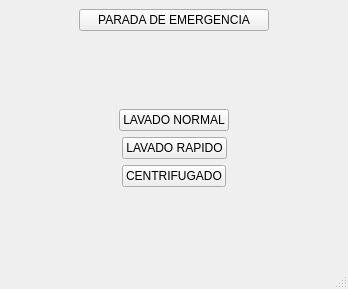
<?xml version="1.0" encoding="UTF-8"?>
<ui version="4.0">
 <class>MainWindow</class>
 <widget class="QMainWindow" name="MainWindow">
  <property name="geometry">
   <rect>
    <x>0</x>
    <y>0</y>
    <width>348</width>
    <height>289</height>
   </rect>
  </property>
  <property name="windowTitle">
   <string>MainWindow</string>
  </property>
  <widget class="QWidget" name="centralwidget">
   <layout class="QGridLayout" name="gridLayout_2">
    <item row="3" column="2">
     <spacer name="horizontalSpacer_8">
      <property name="orientation">
       <enum>Qt::Orientation::Horizontal</enum>
      </property>
      <property name="sizeHint" stdset="0">
       <size>
        <width>40</width>
        <height>20</height>
       </size>
      </property>
     </spacer>
    </item>
    <item row="3" column="0">
     <spacer name="horizontalSpacer_7">
      <property name="orientation">
       <enum>Qt::Orientation::Horizontal</enum>
      </property>
      <property name="sizeHint" stdset="0">
       <size>
        <width>40</width>
        <height>20</height>
       </size>
      </property>
     </spacer>
    </item>
    <item row="3" column="1">
     <widget class="QPushButton" name="paradaButton">
      <property name="text">
       <string>PARADA DE EMERGENCIA</string>
      </property>
     </widget>
    </item>
    <item row="4" column="1">
     <spacer name="verticalSpacer_3">
      <property name="orientation">
       <enum>Qt::Orientation::Vertical</enum>
      </property>
      <property name="sizeHint" stdset="0">
       <size>
        <width>20</width>
        <height>40</height>
       </size>
      </property>
     </spacer>
    </item>
    <item row="8" column="1">
     <spacer name="verticalSpacer_4">
      <property name="orientation">
       <enum>Qt::Orientation::Vertical</enum>
      </property>
      <property name="sizeHint" stdset="0">
       <size>
        <width>20</width>
        <height>40</height>
       </size>
      </property>
     </spacer>
    </item>
    <item row="7" column="1">
     <layout class="QGridLayout" name="gridLayout">
      <item row="1" column="0">
       <layout class="QHBoxLayout" name="horizontalLayout_LedRed">
        <item>
         <spacer name="horizontalSpacer_3">
          <property name="orientation">
           <enum>Qt::Orientation::Horizontal</enum>
          </property>
          <property name="sizeHint" stdset="0">
           <size>
            <width>40</width>
            <height>20</height>
           </size>
          </property>
         </spacer>
        </item>
        <item>
         <widget class="QPushButton" name="pushButton_LedRed">
          <property name="styleSheet">
           <string notr="true"/>
          </property>
          <property name="text">
           <string>LAVADO RAPIDO</string>
          </property>
         </widget>
        </item>
        <item>
         <spacer name="horizontalSpacer_4">
          <property name="orientation">
           <enum>Qt::Orientation::Horizontal</enum>
          </property>
          <property name="sizeHint" stdset="0">
           <size>
            <width>40</width>
            <height>20</height>
           </size>
          </property>
         </spacer>
        </item>
       </layout>
      </item>
      <item row="2" column="0">
       <layout class="QHBoxLayout" name="horizontalLayout_LedBlue">
        <item>
         <spacer name="horizontalSpacer_5">
          <property name="orientation">
           <enum>Qt::Orientation::Horizontal</enum>
          </property>
          <property name="sizeHint" stdset="0">
           <size>
            <width>40</width>
            <height>20</height>
           </size>
          </property>
         </spacer>
        </item>
        <item>
         <widget class="QPushButton" name="pushButton_LedBlue">
          <property name="styleSheet">
           <string notr="true"/>
          </property>
          <property name="text">
           <string>CENTRIFUGADO</string>
          </property>
         </widget>
        </item>
        <item>
         <spacer name="horizontalSpacer_6">
          <property name="orientation">
           <enum>Qt::Orientation::Horizontal</enum>
          </property>
          <property name="sizeHint" stdset="0">
           <size>
            <width>40</width>
            <height>20</height>
           </size>
          </property>
         </spacer>
        </item>
       </layout>
      </item>
      <item row="0" column="0">
       <layout class="QHBoxLayout" name="horizontalLayout_LedGreen">
        <item>
         <spacer name="horizontalSpacer">
          <property name="orientation">
           <enum>Qt::Orientation::Horizontal</enum>
          </property>
          <property name="sizeHint" stdset="0">
           <size>
            <width>40</width>
            <height>20</height>
           </size>
          </property>
         </spacer>
        </item>
        <item>
         <widget class="QPushButton" name="pushButton_LedGreen">
          <property name="styleSheet">
           <string notr="true"/>
          </property>
          <property name="text">
           <string>LAVADO NORMAL</string>
          </property>
         </widget>
        </item>
        <item>
         <spacer name="horizontalSpacer_2">
          <property name="orientation">
           <enum>Qt::Orientation::Horizontal</enum>
          </property>
          <property name="sizeHint" stdset="0">
           <size>
            <width>40</width>
            <height>20</height>
           </size>
          </property>
         </spacer>
        </item>
       </layout>
      </item>
     </layout>
    </item>
   </layout>
  </widget>
  <widget class="QMenuBar" name="menubar">
   <property name="geometry">
    <rect>
     <x>0</x>
     <y>0</y>
     <width>348</width>
     <height>25</height>
    </rect>
   </property>
  </widget>
  <widget class="QStatusBar" name="statusbar"/>
 </widget>
 <resources/>
 <connections/>
</ui>
